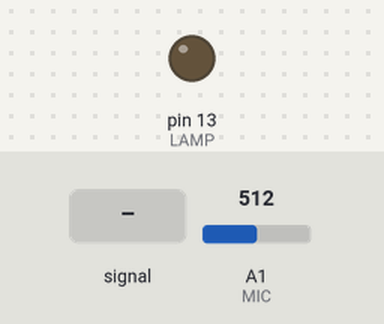
Simulated run of this sketch. Board: Arduino Uno, built with avr-gcc and run on an emulated ATmega328P. Parts: output pins drawn as LEDs (lit = HIGH). Dashed ring = blinking. Inputs (shaded band) come from the test bench; at power-on: A1 (MIC) = 512. What the sketch prints to the serial monitor is not drawn.

Above: at 1.2 s.
1.3 s: A1 (MIC) fed a 200 Hz sine of ±255 counts around its level
At 1.51 s:
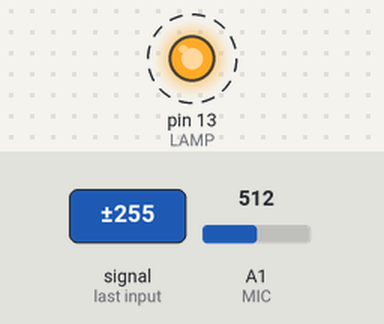
4.3 s: A1 (MIC) set to 716
At 4.3 s:
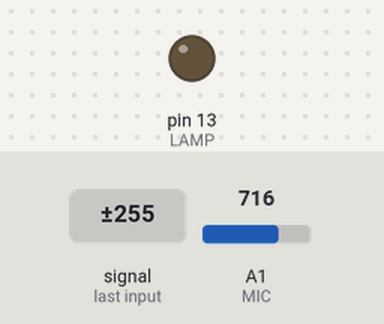
5.8 s: A1 (MIC) set to 884
7.3 s: A1 (MIC) set to 915
8.8 s: A1 (MIC) set to 741
10.3 s: A1 (MIC) set to 723
Timing chart, 0 to 12.8 s (numbered marks = the images above; inputs shaded):
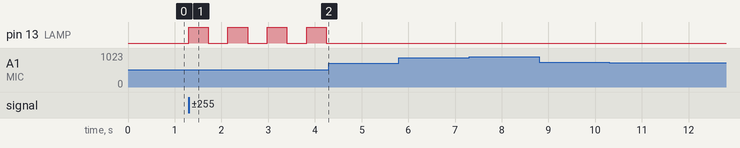

The sketch:

clap_switch.ino
```cpp
// 關卡二之二：拍手聲控智慧開關（麥克風模組）
// 每 20 毫秒量一次聲音的峰對峰值，超過門檻就切換燈；觸發後冷卻一段時間避免連切
// ※ 腳位為預留值，請依 KTduino 接線表修改。

const int MIC = A1;          // 麥克風模組類比輸出
const int LAMP = 13;         // 被控制的 LED
int THRESHOLD = 180;         // 拍手門檻（峰對峰值）
int COOLDOWN_MS = 400;       // 觸發後的冷卻時間
bool lampOn = false;
unsigned long lastClap = 0;

void setup() {
  pinMode(LAMP, OUTPUT);
  Serial.begin(9600);
}

int loudness() {
  unsigned long t0 = millis();
  int lo = 1023, hi = 0;
  while (millis() - t0 < 20) {
    int v = analogRead(MIC);
    if (v < lo) lo = v;
    if (v > hi) hi = v;
  }
  return hi - lo;            // 峰對峰值：聲音越大越大
}

void loop() {
  int level = loudness();
  if (level > THRESHOLD && millis() - lastClap > COOLDOWN_MS) {
    lampOn = !lampOn;
    lastClap = millis();
    digitalWrite(LAMP, lampOn ? HIGH : LOW);
    Serial.println(lampOn ? "拍手！燈：開" : "拍手！燈：關");
  }
}
```

Measured:
- after the input at 1.3 s, pin 13 (LAMP): alternates HIGH for 0.42 s and LOW for 0.42 s, starting at once
- after the input at 4.3 s, pin 13 (LAMP): stays LOW (without the input it goes to HIGH after 0.36 s)
- after the input at 5.8 s, every drawn part: stays the same
- after the input at 7.3 s, every drawn part: stays the same
- after the input at 8.8 s, every drawn part: stays the same
- after the input at 10.3 s, every drawn part: stays the same
